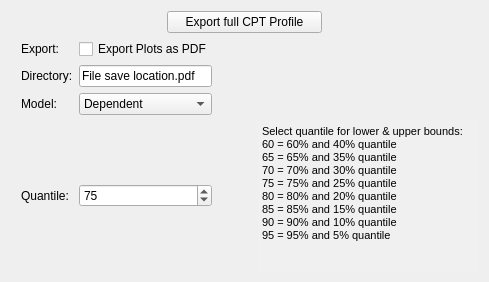
      <widget class="QWidget" name="tab_2">
       <attribute name="title">
        <string>CPT Profile</string>
       </attribute>
       <layout class="QGridLayout" name="gridLayout_3">
        <item row="1" column="0">
         <layout class="QGridLayout" name="gridLayout_4">
          <property name="sizeConstraint">
           <enum>QLayout::SetDefaultConstraint</enum>
          </property>
          <item row="4" column="4">
           <widget class="QTextEdit" name="quant_desc">
            <property name="sizePolicy">
             <sizepolicy hsizetype="Expanding" vsizetype="Expanding">
              <horstretch>0</horstretch>
              <verstretch>0</verstretch>
             </sizepolicy>
            </property>
            <property name="minimumSize">
             <size>
              <width>0</width>
              <height>0</height>
             </size>
            </property>
            <property name="maximumSize">
             <size>
              <width>220</width>
              <height>150</height>
             </size>
            </property>
            <property name="styleSheet">
             <string notr="true">QTextEdit {
    background: #f0f0f0;
	border: 0;
}</string>
            </property>
            <property name="html">
             <string>&lt;!DOCTYPE HTML PUBLIC &quot;-//W3C//DTD HTML 4.0//EN&quot; &quot;http://www.w3.org/TR/REC-html40/strict.dtd&quot;&gt;
&lt;html&gt;&lt;head&gt;&lt;meta name=&quot;qrichtext&quot; content=&quot;1&quot; /&gt;&lt;style type=&quot;text/css&quot;&gt;
p, li { white-space: pre-wrap; }
&lt;/style&gt;&lt;/head&gt;&lt;body style=&quot; font-family:'MS Shell Dlg 2'; font-size:8.25pt; font-weight:400; font-style:normal;&quot;&gt;
&lt;p style=&quot; margin-top:0px; margin-bottom:0px; margin-left:0px; margin-right:0px; -qt-block-indent:0; text-indent:0px;&quot;&gt;&lt;span style=&quot; font-size:8pt;&quot;&gt;Select quantile for lower &amp;amp; upper bounds:&lt;/span&gt;&lt;/p&gt;
&lt;p style=&quot; margin-top:0px; margin-bottom:0px; margin-left:0px; margin-right:0px; -qt-block-indent:0; text-indent:0px;&quot;&gt;&lt;span style=&quot; font-size:8pt;&quot;&gt;60 = 60% and 40% quantile&lt;/span&gt;&lt;/p&gt;
&lt;p style=&quot; margin-top:0px; margin-bottom:0px; margin-left:0px; margin-right:0px; -qt-block-indent:0; text-indent:0px;&quot;&gt;&lt;span style=&quot; font-size:8pt;&quot;&gt;65 = 65% and 35% quantile&lt;/span&gt;&lt;/p&gt;
&lt;p style=&quot; margin-top:0px; margin-bottom:0px; margin-left:0px; margin-right:0px; -qt-block-indent:0; text-indent:0px;&quot;&gt;&lt;span style=&quot; font-size:8pt;&quot;&gt;70 = 70% and 30% quantile&lt;/span&gt;&lt;/p&gt;
&lt;p style=&quot; margin-top:0px; margin-bottom:0px; margin-left:0px; margin-right:0px; -qt-block-indent:0; text-indent:0px;&quot;&gt;&lt;span style=&quot; font-size:8pt;&quot;&gt;75 = 75% and 25% quantile&lt;/span&gt;&lt;/p&gt;
&lt;p style=&quot; margin-top:0px; margin-bottom:0px; margin-left:0px; margin-right:0px; -qt-block-indent:0; text-indent:0px;&quot;&gt;&lt;span style=&quot; font-size:8pt;&quot;&gt;80 = 80% and 20% quantile&lt;/span&gt;&lt;/p&gt;
&lt;p style=&quot; margin-top:0px; margin-bottom:0px; margin-left:0px; margin-right:0px; -qt-block-indent:0; text-indent:0px;&quot;&gt;&lt;span style=&quot; font-size:8pt;&quot;&gt;85 = 85% and 15% quantile&lt;/span&gt;&lt;/p&gt;
&lt;p style=&quot; margin-top:0px; margin-bottom:0px; margin-left:0px; margin-right:0px; -qt-block-indent:0; text-indent:0px;&quot;&gt;&lt;span style=&quot; font-size:8pt;&quot;&gt;90 = 90% and 10% quantile&lt;/span&gt;&lt;/p&gt;
&lt;p style=&quot; margin-top:0px; margin-bottom:0px; margin-left:0px; margin-right:0px; -qt-block-indent:0; text-indent:0px;&quot;&gt;&lt;span style=&quot; font-size:8pt;&quot;&gt;95 = 95% and 5% quantile&lt;/span&gt;&lt;/p&gt;&lt;/body&gt;&lt;/html&gt;</string>
            </property>
           </widget>
          </item>
          <item row="4" column="0">
           <spacer name="horizontalSpacer_13">
            <property name="orientation">
             <enum>Qt::Horizontal</enum>
            </property>
            <property name="sizeType">
             <enum>QSizePolicy::Maximum</enum>
            </property>
            <property name="sizeHint" stdset="0">
             <size>
              <width>10</width>
              <height>20</height>
             </size>
            </property>
           </spacer>
          </item>
          <item row="4" column="2">
           <widget class="QSpinBox" name="quant_box">
            <property name="minimum">
             <number>60</number>
            </property>
            <property name="maximum">
             <number>95</number>
            </property>
            <property name="singleStep">
             <number>5</number>
            </property>
            <property name="value">
             <number>75</number>
            </property>
           </widget>
          </item>
          <item row="3" column="2">
           <widget class="QComboBox" name="model_box">
            <item>
             <property name="text">
              <string>Dependent</string>
             </property>
            </item>
            <item>
             <property name="text">
              <string>Independent</string>
             </property>
            </item>
            <item>
             <property name="text">
              <string>Automatic</string>
             </property>
            </item>
           </widget>
          </item>
          <item row="3" column="0">
           <spacer name="horizontalSpacer_10">
            <property name="orientation">
             <enum>Qt::Horizontal</enum>
            </property>
            <property name="sizeType">
             <enum>QSizePolicy::Maximum</enum>
            </property>
            <property name="sizeHint" stdset="0">
             <size>
              <width>10</width>
              <height>20</height>
             </size>
            </property>
           </spacer>
          </item>
          <item row="3" column="1">
           <widget class="QLabel" name="modellabel">
            <property name="text">
             <string>Model:</string>
            </property>
           </widget>
          </item>
          <item row="3" column="4">
           <spacer name="horizontalSpacer_7">
            <property name="orientation">
             <enum>Qt::Horizontal</enum>
            </property>
            <property name="sizeHint" stdset="0">
             <size>
              <width>40</width>
              <height>20</height>
             </size>
            </property>
           </spacer>
          </item>
          <item row="4" column="1">
           <widget class="QLabel" name="quantlabel">
            <property name="text">
             <string>Quantile:</string>
            </property>
           </widget>
          </item>
          <item row="0" column="2">
           <widget class="QCheckBox" name="pdf_box">
            <property name="text">
             <string>Export Plots as PDF</string>
            </property>
           </widget>
          </item>
          <item row="1" column="4">
           <spacer name="horizontalSpacer_6">
            <property name="orientation">
             <enum>Qt::Horizontal</enum>
            </property>
            <property name="sizeHint" stdset="0">
             <size>
              <width>40</width>
              <height>20</height>
             </size>
            </property>
           </spacer>
          </item>
          <item row="0" column="4">
           <spacer name="horizontalSpacer_5">
            <property name="orientation">
             <enum>Qt::Horizontal</enum>
            </property>
            <property name="sizeHint" stdset="0">
             <size>
              <width>40</width>
              <height>20</height>
             </size>
            </property>
           </spacer>
          </item>
          <item row="1" column="2">
           <widget class="QLineEdit" name="dir_box">
            <property name="text">
             <string>File save location.pdf</string>
            </property>
           </widget>
          </item>
          <item row="1" column="1">
           <widget class="QLabel" name="dirlabel">
            <property name="text">
             <string>Directory:</string>
            </property>
           </widget>
          </item>
          <item row="0" column="1">
           <widget class="QLabel" name="pdflabel">
            <property name="text">
             <string>Export:</string>
            </property>
           </widget>
          </item>
          <item row="1" column="0">
           <spacer name="horizontalSpacer_9">
            <property name="orientation">
             <enum>Qt::Horizontal</enum>
            </property>
            <property name="sizeType">
             <enum>QSizePolicy::Maximum</enum>
            </property>
            <property name="sizeHint" stdset="0">
             <size>
              <width>10</width>
              <height>20</height>
             </size>
            </property>
           </spacer>
          </item>
          <item row="0" column="0">
           <spacer name="horizontalSpacer_8">
            <property name="orientation">
             <enum>Qt::Horizontal</enum>
            </property>
            <property name="sizeType">
             <enum>QSizePolicy::Maximum</enum>
            </property>
            <property name="sizeHint" stdset="0">
             <size>
              <width>10</width>
              <height>20</height>
             </size>
            </property>
           </spacer>
          </item>
          <item row="4" column="3">
           <spacer name="horizontalSpacer_14">
            <property name="orientation">
             <enum>Qt::Horizontal</enum>
            </property>
            <property name="sizeType">
             <enum>QSizePolicy::Maximum</enum>
            </property>
            <property name="sizeHint" stdset="0">
             <size>
              <width>40</width>
              <height>20</height>
             </size>
            </property>
           </spacer>
          </item>
         </layout>
        </item>
        <item row="0" column="0">
         <layout class="QVBoxLayout" name="verticalLayout">
          <item>
           <layout class="QHBoxLayout" name="horizontalLayout_17">
            <item>
             <spacer name="horizontalSpacer_3">
              <property name="orientation">
               <enum>Qt::Horizontal</enum>
              </property>
              <property name="sizeHint" stdset="0">
               <size>
                <width>40</width>
                <height>20</height>
               </size>
              </property>
             </spacer>
            </item>
            <item>
             <widget class="QPushButton" name="full_export">
              <property name="sizePolicy">
               <sizepolicy hsizetype="MinimumExpanding" vsizetype="Fixed">
                <horstretch>0</horstretch>
                <verstretch>0</verstretch>
               </sizepolicy>
              </property>
              <property name="text">
               <string>Export full CPT Profile</string>
              </property>
             </widget>
            </item>
            <item>
             <spacer name="horizontalSpacer_4">
              <property name="orientation">
               <enum>Qt::Horizontal</enum>
              </property>
              <property name="sizeHint" stdset="0">
               <size>
                <width>40</width>
                <height>20</height>
               </size>
              </property>
             </spacer>
            </item>
           </layout>
          </item>
         </layout>
        </item>
       </layout>
      </widget>
